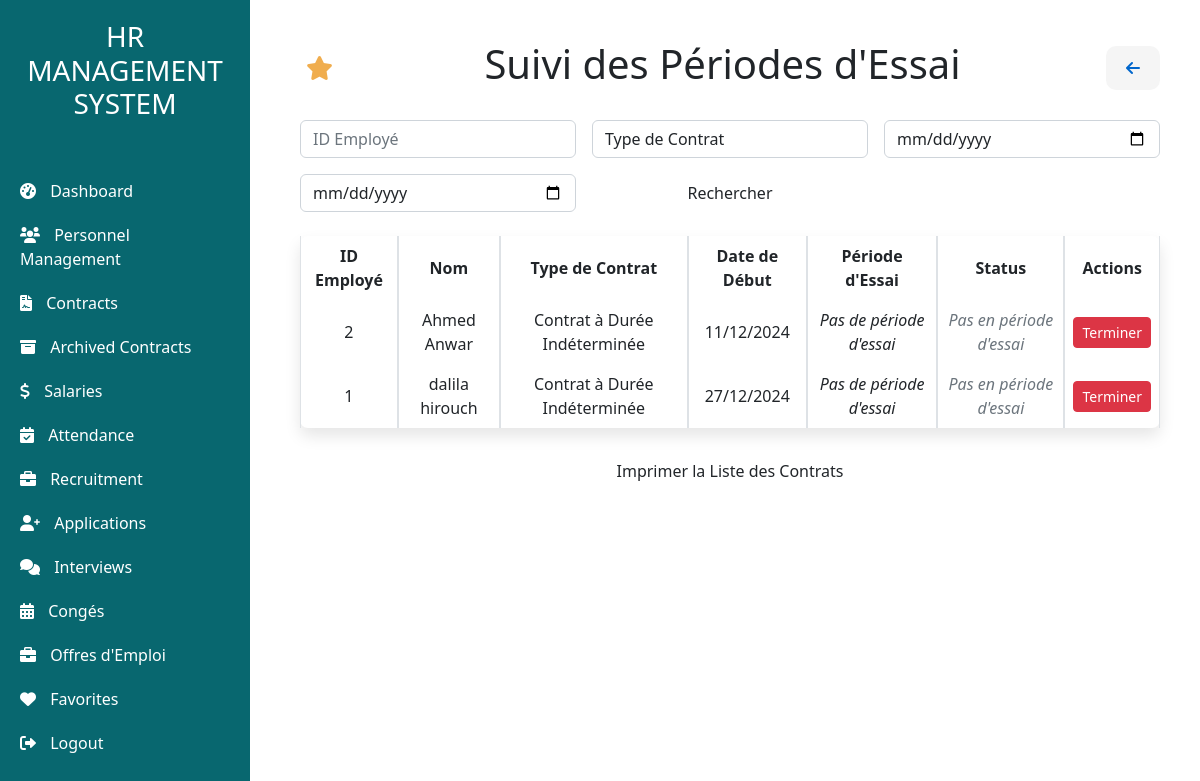
The app's page /Contrat/suivi_periode_dessai (signed in) with its own data.
### contrats/models.py (models this page shows, shortened)
class Contrat(models.Model):
    TYPES_CONTRAT = [
        ('CDI', 'Contrat à Durée Indéterminée'),
        ('CDD', 'Contrat à Durée Déterminée'),
        ('STAGE', 'Stage'),
        ('AUTRE', 'Autre'),
    ]
    id_employe = models.ForeignKey(Personnel, on_delete=models.CASCADE, related_name='contrats')  # Cascade delete when Personnel is deleted
    type_contrat = models.CharField(max_length=6, choices=TYPES_CONTRAT)
    date_debut = models.DateField()
    date_fin = models.DateField(null=True, blank=True)  # Null pour les contrats indéterminés
    periode_essai_debut = models.DateField(null=True, blank=True)
    periode_essai_fin = models.DateField(null=True, blank=True)
    alerte_renouvellement_envoyee = models.BooleanField(default=False)  # Indicateur pour alertes de renouvellement
    archive = models.BooleanField(default=False)
    fichier_contrat = models.FileField(upload_to='contrats/', null=True, blank=True)
    def est_periode_essai_terminee(self):
        if self.periode_essai_fin:
            return timezone.now().date() > self.periode_essai_fin
        return False
    def est_renouvellement_du(self):
        if self.date_fin and not self.alerte_renouvellement_envoyee:
            return timezone.now().date() >= self.date_fin
        return False

### app/models.py (models this page shows, shortened)
class Personnel(models.Model):
    name = models.CharField(max_length=50)
    Email = models.EmailField(max_length=254)
    phone_validator = RegexValidator(
        regex=r'^(05|06|07)\d{8}$',
        message="Phone number must be 10 digits long and start with 05, 06, or 07."
    )
    Phone = models.CharField(max_length=10, validators=[phone_validator])  # Apply the validator to the Phone field
    date_naissance = models.DateField(null=False)
    GENDER_CHOICES = [
        ('M', 'Male'),
        ('F', 'Female'),
    ]
    gender = models.CharField(max_length=1, choices=GENDER_CHOICES, verbose_name="Gender", default='M')
    Position = models.CharField(max_length=40)
    skills = models.CharField(max_length=254)
    training = models.CharField(max_length=254)
    IdService = models.ForeignKey(Service, on_delete=models.CASCADE)
    hireDate = models.DateField()
    Adresse = models.CharField(max_length=254)
    jours_annuels = models.IntegerField(default=30, verbose_name="Jours de Congé Annuel")  # Default to 30 days

### contrats/views.py (the view)
# urls.py: path('Contrat/suivi_periode_dessai', contrats_views.suivi_periode_dessai, name='suivi_periode_dessai'),
@login_required
def suivi_periode_dessai(request):
    today_date = timezone.now().date()
    next_renewal_date = today_date + timezone.timedelta(days=30)  # Example: next 30 days
    contrats = Contrat.objects.filter(archive=False)  # Exclude archived contracts
    context = {
        'contrats': contrats,
        'today_date': today_date,
        'next_renewal_date': next_renewal_date,
        'current_url': request.path.lstrip('/')
    }
    return render(request, 'contrats/suivi_periode_dessai.html', context)

### contrats/templates/contrats/suivi_periode_dessai.html (shortened to what this page needs)
<!DOCTYPE html>
<html lang="fr">
<head>
    <link href="https://cdn.jsdelivr.net/npm/bootstrap@5.3.0/dist/css/bootstrap.min.css" rel="stylesheet">
</head>
<body>
    {% extends "base.html" %}
    {% block content %}
    <div class="main-content">
        <div class="d-flex justify-content-between align-items-center mb-4">
            <form method="post" action="{% url 'ajouter_favoris' current_url=current_url %}">
                <button type="submit" class="favorite-btn" title="Add to Favorites">
                    <i class="fas fa-star"></i>
                </button>
            </form>
            <h1>Suivi des Périodes d'Essai</h1>
            <a href="javascript:history.back()" class="go-back-btn" title="Retour">
                <i class="fas fa-arrow-left"></i>
            </a>
        </div>
      <form method="get" class="mb-4">
        <div class="row g-3">
            <div class="col-md-4">
                <input type="text" name="id_employe" class="form-control" placeholder="ID Employé" value="{{ request.GET.id_employe }}">
            </div>
            <div class="col-md-4">
                <select name="typeFilter" class="form-control">
                    <option value="">Type de Contrat</option>
                </select>
            </div>
            <div class="col-md-4">
                <input type="date" name="startDateFilter" class="form-control" placeholder="Date de Début" value="{{ request.GET.startDateFilter }}">
            </div>
            <div class="col-md-4">
                <input type="date" name="endDateFilter" class="form-control" placeholder="Date de Fin" value="{{ request.GET.endDateFilter }}">
            </div>
            <div class="col-md-4">
                <button type="submit" class="btn btn-custom w-100">Rechercher</button>
            </div>
        </div>
    </form>
            <table class="table table-bordered">
                <thead>
                    <tr>
                        <th>ID Employé</th>
                        <th>Nom</th>
                        <th>Type de Contrat</th>
                        <th>Date de Début</th>
                        <th>Période d'Essai</th>
                        <th>Status</th>
                        <th>Actions</th>
                    </tr>
                </thead>
                <tbody>
                    {% for contrat in contrats %}
                    <tr>
                        <td>{{ contrat.id_employe.id }}</td>
                        <td>{{ contrat.id_employe.name }}</td>
                        <td>{{ contrat.get_type_contrat_display }}</td>
                        <td>{{ contrat.date_debut|date:"d/m/Y" }}</td>
                        <td>
                            {% if contrat.periode_essai_debut and contrat.periode_essai_fin %}
                                {{ contrat.periode_essai_debut|date:"d/m/Y" }} - {{ contrat.periode_essai_fin|date:"d/m/Y" }}
                            {% else %}
                                <em>Pas de période d'essai</em>
                            {% endif %}
                        </td>
                        <td>
                            {% if contrat.est_periode_essai_terminee %}
                                <span class="text-danger fw-bold">Période d'essai terminée</span>
                            {% elif contrat.periode_essai_debut and contrat.periode_essai_fin and today_date >= contrat.periode_essai_debut %}
                                <span class="text-warning">En période d'essai</span>
                            {% else %}
                                <em class="text-muted">Pas en période d'essai</em>
                            {% endif %}
                        </td>
                        <td>
                            {% if contrat.est_periode_essai_terminee %}
                                <a href="{% url 'renouveler_contrat' contrat.id %}" class="btn btn-sm btn-primary">Renouveler</a>
                            {% elif contrat.est_renouvellement_du %}
                                <a href="{% url 'terminer_contrat' contrat.id %}" class="btn btn-sm btn-danger">Terminer</a>
                            {% else %}
                                <span class="text-muted">Aucune action</span>
                            {% endif %}
                        </td>
                    </tr>
                    {% empty %}
                    <tr>
                        <td colspan="7" class="text-center">Aucun contrat trouvé.</td>
                    </tr>
                    {% endfor %}
                </tbody>
            </table>
        <div class="text-center mt-4">
            <button onclick="printTable()" class="btn btn-custom">Imprimer la Liste des Contrats</button>
        </div>
    </div>
    {% endblock %}

### contrats/templates/contrats/suivi_periode_dessai.html (style rules this page uses)
body { font-family: 'Roboto', sans-serif; background-color: #f4f6f9; color: #333; }
.main-content { padding: 20px; }
.btn-custom { background-color: #08676F; color: #fff; text-decoration: none; padding: 10px 15px; border-radius: 5px; transition: background-color 0.3s; }
.go-back-btn { background-color: #f5f5f5; color: #0066cc; border: none; padding: 10px 20px; font-size: 1rem; font-weight: bold; border-radius: 10px; transition: background-color 0.3s ease; }
.favorite-btn { background-color: transparent; border: none; color: #f0ad4e; font-size: 1.5rem; cursor: pointer; transition: color 0.3s ease; }
.table th, .table td { text-align: center; vertical-align: middle; }
.table { background-color: #fff; border-radius: 8px; box-shadow: 0 8px 16px rgba(0, 0, 0, 0.1); }
.table-bordered { border-collapse: separate; border-spacing: 0; }
.btn-sm { font-size: 0.9rem; }

### records on screen
Contrat: id_employe.id "2", id_employe.name "Ahmed Anwar", type_contrat "Contrat à Durée Indéterminée", date_debut "11/12/2024", shows "Pas de période d'essai", shows "Pas en période d'essai", date_fin "Terminer"
Contrat: id_employe.id "1", id_employe.name "dalila hirouch", type_contrat "Contrat à Durée Indéterminée", date_debut "27/12/2024", shows "Pas de période d'essai", shows "Pas en période d'essai", date_fin "Terminer"
